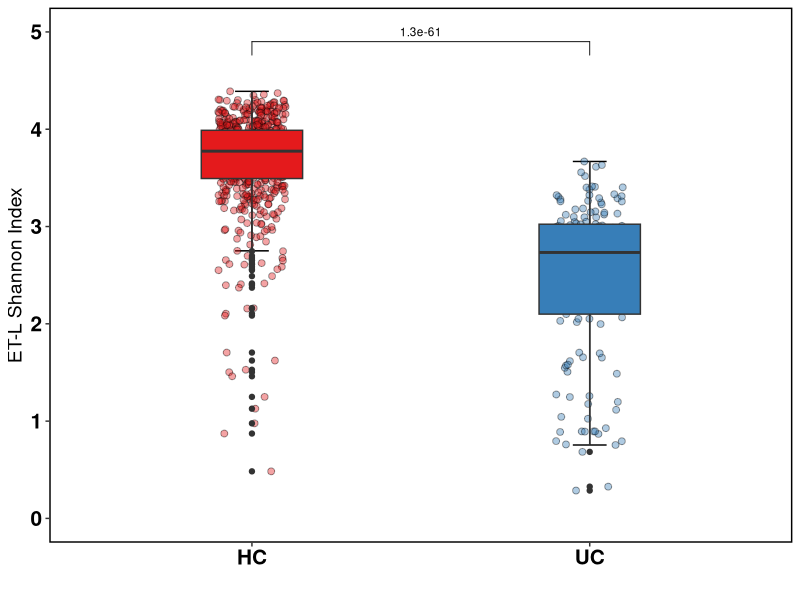
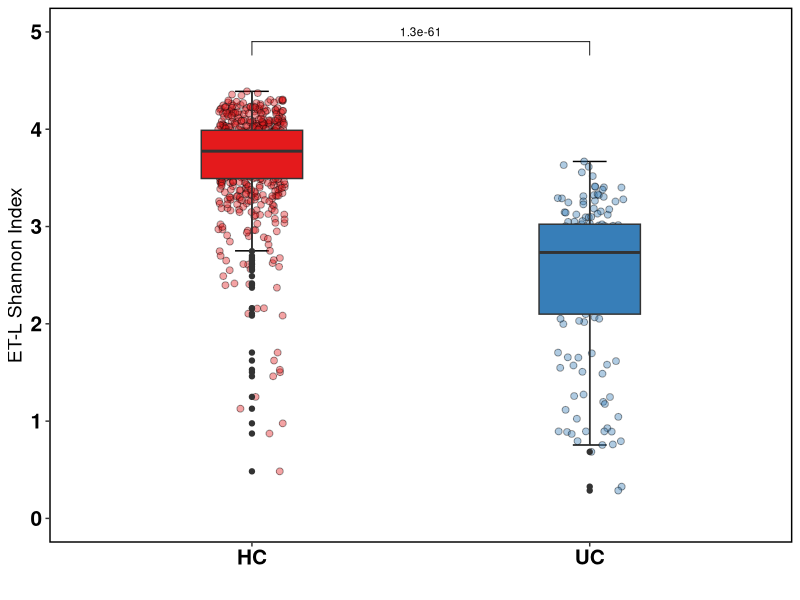

Write the R code that produced these figures, in order.
library(ggplot2)
library(dplyr)
library(vegan)
library(ggpubr)

data <- read.delim('data.txt',header=T,row.names = 1, sep = '\t',stringsAsFactors = F, check.names = F)
group <- read.delim('group.txt',header=F, sep = '\t',stringsAsFactors = F, check.names = F)
data<-t(data)

shannon<-diversity(data,"shannon") 

# Create a data frame for plotting
plot_df <- data.frame(name = rownames(data),
                      shannon = as.vector(shannon), 
                      group = as.factor(group$V2))

# Run the Wilcoxon test for each variable
stat.test <- compare_means(
  shannon ~ group, data = plot_df,
  method = "wilcox.test")
                   
p <- ggplot(plot_df, aes(x = group, y = shannon)) +
  stat_boxplot(geom = 'errorbar', width = 0.1) +
  geom_jitter(aes(fill = group), width = 0.1,color = "black", size = 2, shape = 21, alpha = 0.4)+
  geom_boxplot(aes(fill = group),width = 0.3) +
  scale_fill_brewer(palette ='Set1') +
  theme_test() +
  labs(
    x = "",  # Modify the x-axis labels
    y = "ET-L Shannon Index"  # Modify the y-axis label
  ) +
  theme(
    panel.border = element_rect(color = "black", size = 1),  # Add a bold border around the plot
    legend.position = "none",  # remove legend
    axis.text = element_text(size = 15, color = "black", face = "bold"),  # Modify the x, y axis scale size and color
    axis.title = element_text(color = "black", size = 14),  # Modify x, y axis title color and font size
  )+
  ylim(0,5)+
  stat_pvalue_manual(stat.test,label = "p.adj", y.position = 4.9,size=3)

print(p)

ggsave("ET-L-shannon.svg", plot = p, width = 3.5, height = 4)                  
